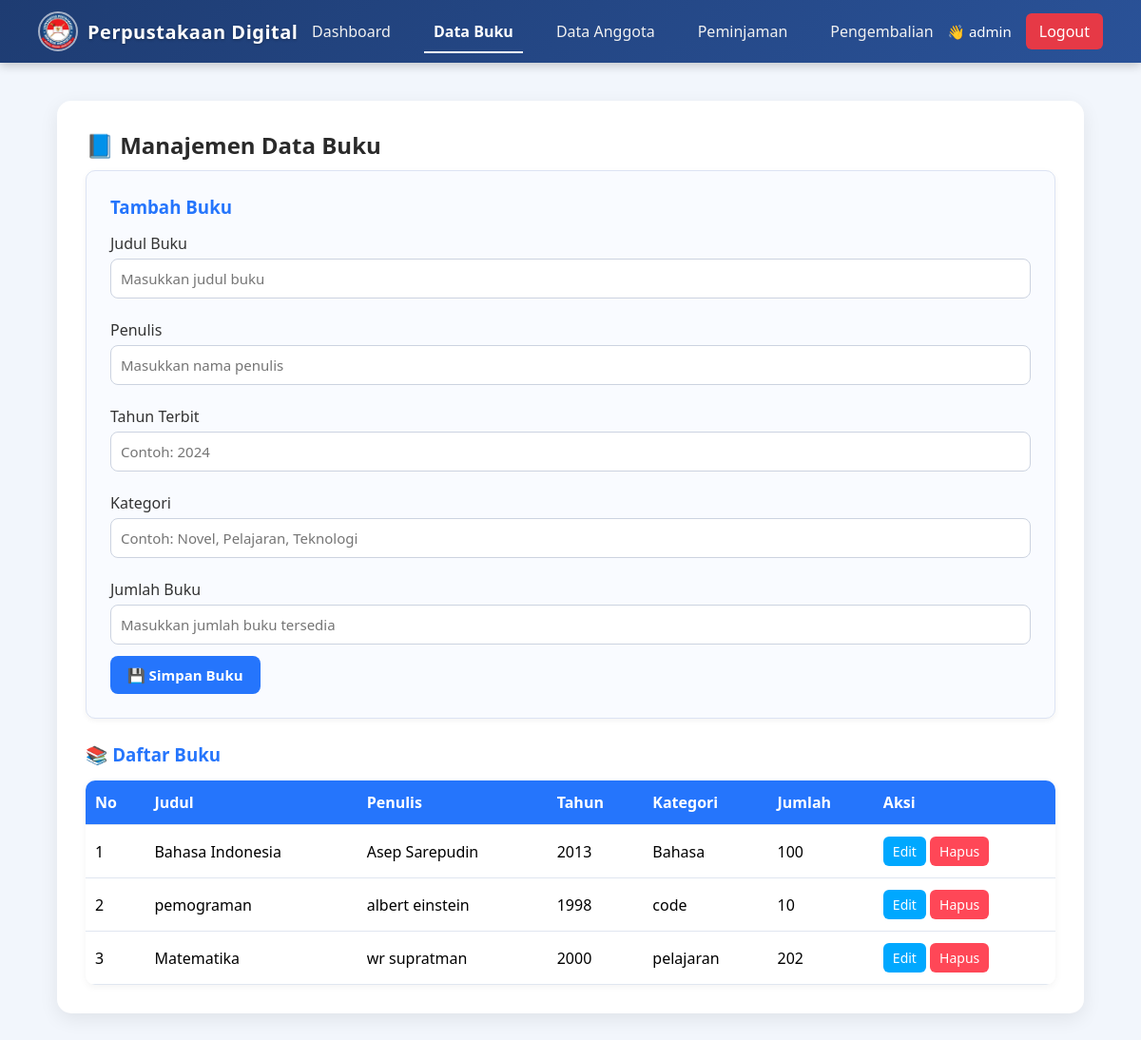
/data_buku.php (signed in), run on the app's committed database.
### tables this page shows
CREATE TABLE `buku` (
  `id` int(11) NOT NULL,
  `judul` varchar(100) DEFAULT NULL,
  `penulis` varchar(100) DEFAULT NULL,
  `tahun_terbit` int(11) DEFAULT NULL,
  `kategori` varchar(50) DEFAULT NULL,
  `jumlah_buku` int(11) DEFAULT NULL
);

### data_buku.php (the view, shortened to what this page needs)
<?php
include 'koneksi.php';
$result = mysqli_query($conn, "SELECT * FROM buku ORDER BY id DESC");
?>
<!DOCTYPE html>
<html lang="id">
<head>
</head>
<body>
<?php include 'navbar.php'; ?>
<div class="container">
    <h2>📘 Manajemen Data Buku</h2>
    <div class="form-box">
        <h3>Tambah Buku</h3>
        <form method="POST">
            <label>Judul Buku</label>
            <input type="text" name="judul" placeholder="Masukkan judul buku" required>
            <label>Penulis</label>
            <input type="text" name="penulis" placeholder="Masukkan nama penulis" required>
            <label>Tahun Terbit</label>
            <input type="number" name="tahun_terbit" placeholder="Contoh: 2024" required>
            <label>Kategori</label>
            <input type="text" name="kategori" placeholder="Contoh: Novel, Pelajaran, Teknologi" required>
            <label>Jumlah Buku</label>
            <input type="number" name="jumlah_buku" placeholder="Masukkan jumlah buku tersedia" required>
            <button type="submit" name="tambah" class="btn">💾 Simpan Buku</button>
        </form>
    </div>
    <h3 style="color:#2575fc;">📚 Daftar Buku</h3>
    <table>
        <tr>
            <th>No</th>
            <th>Judul</th>
            <th>Penulis</th>
            <th>Tahun</th>
            <th>Kategori</th>
            <th>Jumlah</th>
            <th>Aksi</th>
        </tr>
        <?php
        $no = 1;
        while ($row = mysqli_fetch_assoc($result)): ?>
        <tr>
            <td><?= $no++; ?></td>
            <td><?= htmlspecialchars($row['judul']); ?></td>
            <td><?= htmlspecialchars($row['penulis']); ?></td>
            <td><?= htmlspecialchars($row['tahun_terbit']); ?></td>
            <td><?= htmlspecialchars($row['kategori']); ?></td>
            <td><?= htmlspecialchars($row['jumlah_buku']); ?></td>
            <td>
                <button type="button" class="edit-btn" onclick="editForm(<?= htmlspecialchars(json_encode($row)); ?>)">Edit</button>
                <a href="?hapus=<?= $row['id']; ?>" onclick="return confirm('Yakin ingin menghapus buku ini?')">
                    <button type="button" class="delete-btn">Hapus</button>
                </a>
            </td>
        </tr>
        <?php endwhile; ?>
    </table>
</div>
</body>
</html>

### data_buku.php (style rules this page uses)
body { font-family: 'Segoe UI', sans-serif; background: #f2f6fc; margin: 0; padding: 0; }
.container { width: 90%; margin: 40px auto; background: #fff; padding: 30px; border-radius: 15px; box-shadow: 0 6px 20px rgba(0,0,0,0.08); }
h2 { margin-bottom: 10px; color: #2a2a2a; font-size: 24px; font-weight: 600; }
.form-box { background: #f9fbff; padding: 25px; border-radius: 10px; border: 1px solid #dce3f3; margin-bottom: 25px; box-shadow: 0 2px 6px rgba(0,0,0,0.05); }
.form-box h3 { color: #2575fc; margin-bottom: 15px; font-weight: 600; }
label { display: block; margin: 10px 0 5px; font-weight: 500; color: #333; }
input { width: 100%; padding: 10px; border: 1px solid #ccd3e0; border-radius: 8px; margin-bottom: 12px; font-size: 15px; transition: border 0.3s ease; }
.btn { padding: 10px 18px; border: none; border-radius: 8px; cursor: pointer; color: white; background: #2575fc; font-weight: 600; font-size: 15px; transition: background 0.3s ease, transform 0.2s; }
table { width: 100%; border-collapse: collapse; margin-top: 15px; overflow: hidden; border-radius: 10px; box-shadow: 0 2px 8px rgba(0,0,0,0.05); }
th, td { padding: 12px 10px; border-bottom: 1px solid #e0e6f0; text-align: left; }
th { background: #2575fc; color: #fff; font-weight: 600; }
.edit-btn, .delete-btn { padding: 6px 10px; border: none; border-radius: 6px; cursor: pointer; color: #fff; font-size: 14px; transition: 0.3s; }
.edit-btn { background: #00a8ff; }
.delete-btn { background: #ff4757; }

### navbar.php (style rules this page uses)
* { margin: 0; padding: 0; box-sizing: border-box; font-family: 'Segoe UI', sans-serif; }

### data on the page
buku: judul "Bahasa Indonesia", penulis "Asep Sarepudin", tahun_terbit "2013", kategori "Bahasa", jumlah_buku "100"
buku: judul "pemograman", penulis "albert einstein", tahun_terbit "1998", kategori "code", jumlah_buku "10"
buku: judul "Matematika", penulis "wr supratman", tahun_terbit "2000", kategori "pelajaran", jumlah_buku "202"

### other printed values
$_SESSION['nama'] "admin"
